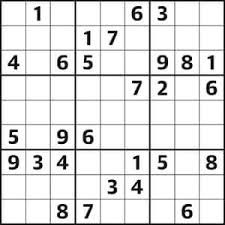
#> input picture Morphological Transformations/sudoku.jpg, 225 x 225 px
$ python 'Image Gradients.py'
#> lines starting #> are read from the running program, lines starting #| are printed output that depends on the picture; after the words box and inside, x2 and y2 are one past the last pixel; in counts of white or black regions, pixels touching at a corner belong together
import cv2 as cv
from matplotlib import pyplot as plt


def main():
    img = cv.imread('sudoku.jpg', 0)
#> img: shape (225, 225); min 0, max 255, mean 223.5
    laplacian = cv.Laplacian(img, cv.CV_64F)
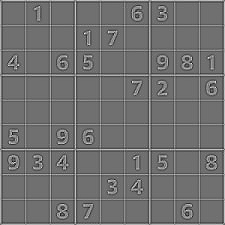
#> laplacian: shape (225, 225) float64; min -419, max 532, mean 2.4; drawn with min black and max white
    sobelx = cv.Sobel(img, cv.CV_64F, 1, 0, ksize=5)
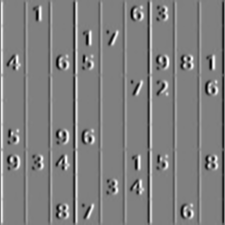
#> sobelx: shape (225, 225) float64; min -12009, max 11894, mean 6.7; drawn with min black and max white
    sobely = cv.Sobel(img, cv.CV_64F, 0, 1, ksize=5)
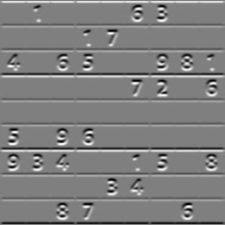
#> sobely: shape (225, 225) float64; min -12063, max 12018, mean -6.5; drawn with min black and max white

    cv.imshow("laplacian", laplacian)
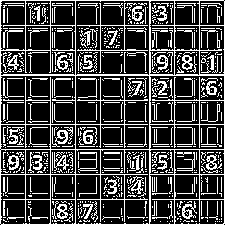
#> window 'laplacian': shape (225, 225); 27.1% white in thin lines or dots
    cv.imshow("sobelx", sobelx)
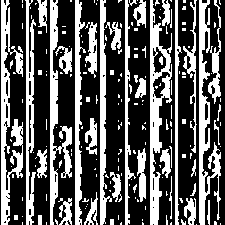
#> window 'sobelx': shape (225, 225); 36.9% white; 186 white regions (142 under 20 px), largest, box (x1, y1, x2, y2) and area: (1, 0, 23, 225) 2113, (150, 0, 172, 225) 2026, (199, 0, 221, 225) 1905
    cv.imshow("sobely", sobely)
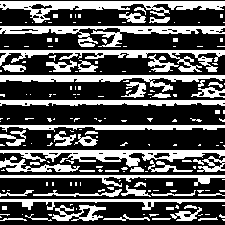
#> window 'sobely': shape (225, 225); 34.3% white; 184 white regions (129 under 20 px), largest, box (x1, y1, x2, y2) and area: (0, 1, 225, 23) 1831, (0, 26, 225, 47) 1716, (0, 150, 225, 167) 1614

    cv.waitKey(0)
    cv.destroyAllWindows()

    plt.subplot(2, 2, 1), plt.imshow(img, cmap='gray')
    plt.title('Original'), plt.xticks([]), plt.yticks([])
    plt.subplot(2, 2, 2), plt.imshow(laplacian, cmap='gray')
    plt.title('Laplacian'), plt.xticks([]), plt.yticks([])
    plt.subplot(2, 2, 3), plt.imshow(sobelx, cmap='gray')
    plt.title('Sobel X'), plt.xticks([]), plt.yticks([])
    plt.subplot(2, 2, 4), plt.imshow(sobely, cmap='gray')
    plt.title('Sobel Y'), plt.xticks([]), plt.yticks([])
    plt.show()


if __name__ == '__main__':
    main()
